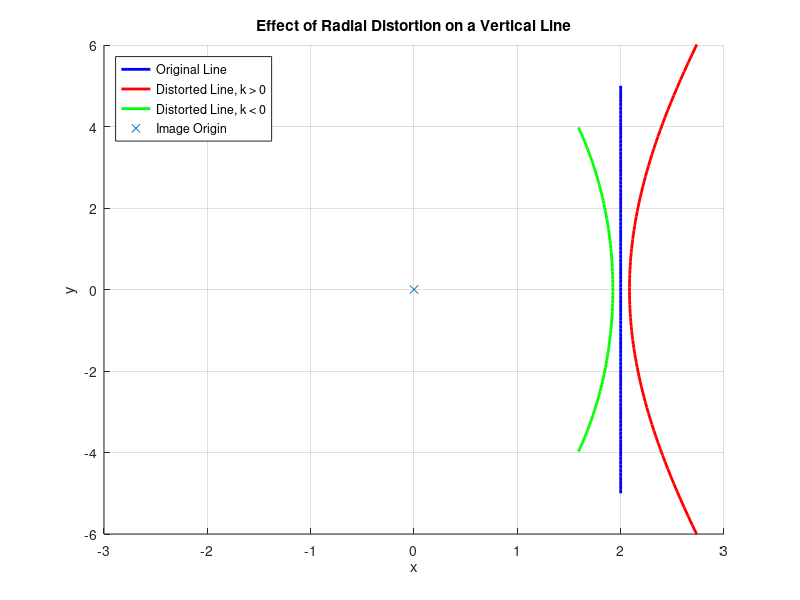

Source code (MATLAB):
% Define parameters
num_points = 100;
x = 2;  % Original x-coordinate of the vertical line
y = linspace(-5, 5, num_points);  % Range of y-values
kplus = 0.01;  % Distortion parameter - pincushion distortion
kminus = -0.01; % Distortion parameter - barrel distortion

% Compute original radii
r = sqrt(x^2 + y.^2);

% Compute distorted radii
r_d_plus = r ./ sqrt(1 - 2 * kplus * r.^2);
r_d_minus = r ./ sqrt(1 - 2 * kminus * r.^2);

% Compute magnification ratio
mag_ratio_plus = r_d_plus ./ r;
mag_ratio_minus = r_d_minus ./ r;

% Compute distorted x and y coordinates
new_x_plus = x * mag_ratio_plus;
new_y_plus = y .* mag_ratio_plus;

new_x_minus = x * mag_ratio_minus;
new_y_minus = y .* mag_ratio_minus;

% Plot original and distorted lines
figure;
hold on;
plot(x * ones(1, num_points), y, 'b-', 'LineWidth', 2, 'DisplayName', 'Original Line'); % Original vertical line
plot(new_x_plus, new_y_plus, 'r-', 'LineWidth', 2, 'DisplayName', 'Distorted Line, k > 0');
plot(new_x_minus, new_y_minus, 'g-', 'LineWidth', 2, 'DisplayName', 'Distorted Line, k < 0');
plot(0, 0, 'x', 'DisplayName', 'Image Origin')
legend;
legend('Location','northwest');
xlabel('x');
ylabel('y');
xlim([-3, 3])
ylim([-6,6])
title('Effect of Radial Distortion on a Vertical Line');
grid on;
hold off;